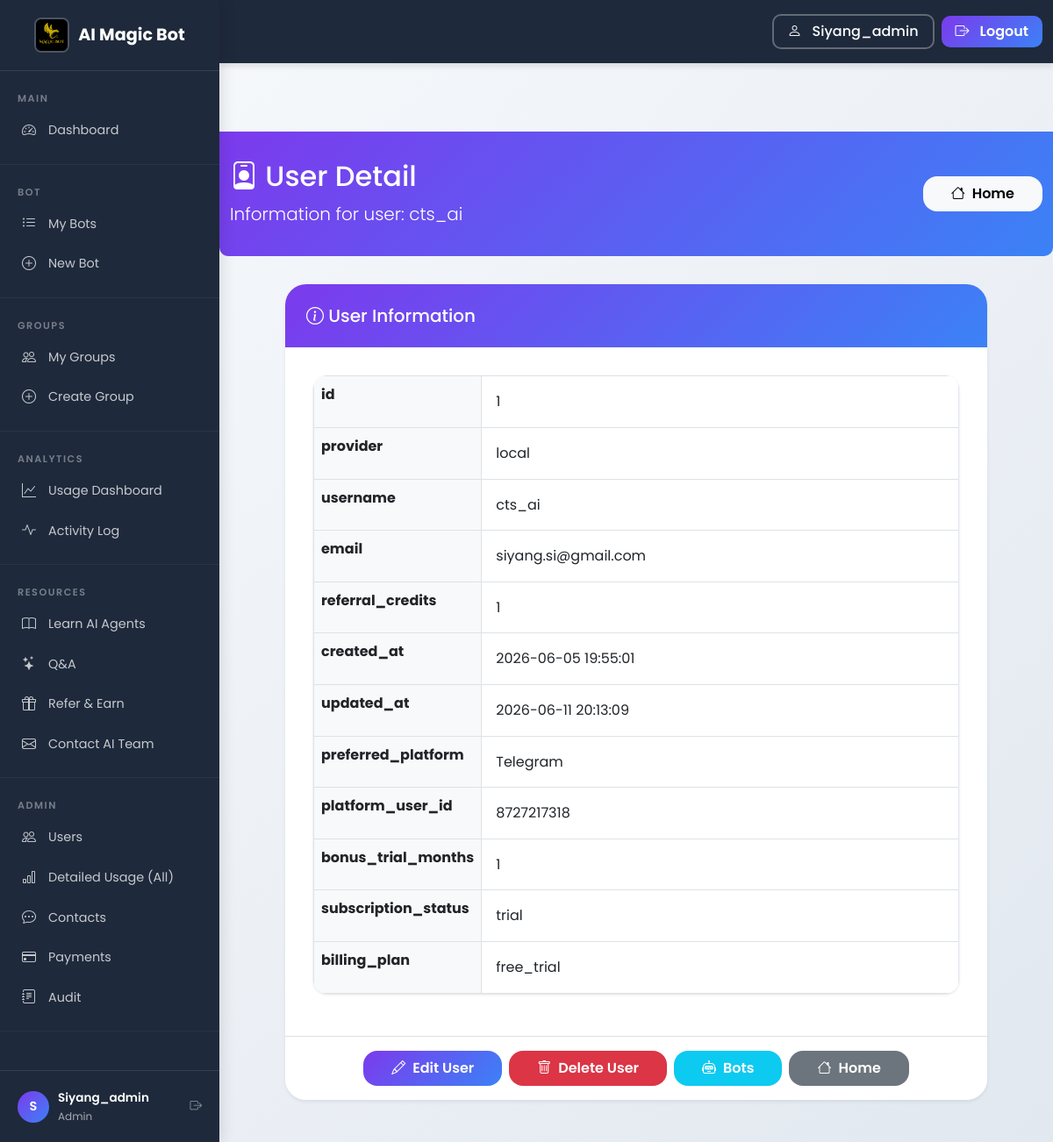
The page /users/1 (signed in) on the database its author committed.
### tables this page shows
CREATE TABLE "users" (id INTEGER PRIMARY KEY AUTOINCREMENT, provider TEXT NOT NULL DEFAULT 'local', provider_id TEXT UNIQUE, username TEXT NOT NULL UNIQUE, email TEXT UNIQUE, password_hash TEXT, referral_credits INTEGER DEFAULT 0, referral_badge TEXT DEFAULT NULL, created_at TIMESTAMP DEFAULT CURRENT_TIMESTAMP, updated_at TIMESTAMP DEFAULT CURRENT_TIMESTAMP, preferred_platform TEXT DEFAULT NULL, platform_user_id TEXT DEFAULT NULL, trial_started_at TIMESTAMP DEFAULT NULL, bonus_trial_months INTEGER DEFAULT 0, stripe_customer_id TEXT DEFAULT NULL, subscription_status TEXT DEFAULT 'trial', subscription_id TEXT DEFAULT NULL, billing_plan TEXT DEFAULT 'free_trial', trial_ended_at TIMESTAMP DEFAULT NULL);

### app_complete_with_groups.py (the view)
@app.route("/users/<int:user_id>")
@login_required
@admin_required_route
def user_detail(user_id):
    conn = get_db_connection()
    user = conn.execute("SELECT * FROM users WHERE id = ?", (user_id,)).fetchone()
    if not user:
        conn.close()
        flash("User not found", "error")
        return redirect(url_for('users_list'))
    role_row = conn.execute("SELECT r.name FROM roles r JOIN user_roles ur ON r.id = ur.role_id WHERE ur.user_id = ?", (user_id,)).fetchone()
    user_role = role_row['name'] if role_row else 'customer'
    conn.close()
    return render_template("user_detail.html", user=user, user_role=user_role, username=session.get("username"), role=session.get("role"))

### app_complete_with_groups.py (called while the page is built, shortened)
@app.context_processor
def inject_trial_notification():
    return {}

@app.context_processor
def inject_random_background():
    import random
    background_images = [
        '/static/AI_IMG1.jpeg',
        '/static/AI_IMG_2.jpeg',
        '/static/AI_IMG_3.jpeg',
        '/static/AI_IMG_4.jpeg'
    ]
    random_bg = random.choice(background_images)
    return {
        'random_background': random_bg,
        'all_backgrounds': background_images,
        'is_admin': session.get('role') == 'admin'
    }

def admin_required_route(f):
    from functools import wraps
    @wraps(f)
    def decorated_function(*args, **kwargs):
        if session.get('role', 'customer') != 'admin':
            flash("Admin privileges required to access this page.", "error")
            return redirect(url_for('index'))
        return f(*args, **kwargs)
    return decorated_function

@app.after_request
def _log_access(response):
    if hasattr(request, "method") and hasattr(request, "path"):
        _access_logger.info(
            '%s %s %s %s',
            request.remote_addr or "-",
            request.method,
            request.full_path if hasattr(request, "full_path") else request.path,
            response.status_code,
        )
    return response

    def __call__(self, environ, start_response):
        environ['wsgi.url_scheme'] = 'https'
        return super().__call__(environ, start_response)

### db.py (called while the page is built)
def _sqlite_conn():
    import sqlite3
    db_path = Path(__file__).parent / "users.db"
    conn = sqlite3.connect(str(db_path), timeout=10)
    conn.row_factory = sqlite3.Row
    conn.execute("PRAGMA journal_mode=WAL")
    conn.execute("PRAGMA busy_timeout = 5000")
    conn.execute("PRAGMA synchronous = NORMAL")
    conn.execute("PRAGMA foreign_keys = ON")
    return conn

def get_conn():
    if USE_PG:
        return _pg_conn()
    return _sqlite_conn()

### group_collaboration_ui.py (called while the page is built)
def login_required(f):
    @wraps(f)
    def decorated_function(*args, **kwargs):
        if "user_id" not in session:
            flash("Please log in to access this page.", "error")
            return redirect(url_for("signin_local"))
        return f(*args, **kwargs)
    return decorated_function

### templates/user_detail.html (shortened to what this page needs)
<!DOCTYPE html>
<html lang="en">
<head>
    <link href="https://cdn.jsdelivr.net/npm/bootstrap@5.1.3/dist/css/bootstrap.min.css" rel="stylesheet">
    <link rel="stylesheet" href="{{ url_for('static', filename='css/shared.css') }}">
    <link rel="stylesheet" href="https://cdn.jsdelivr.net/npm/bootstrap-icons@1.8.1/font/bootstrap-icons.css">
</head>
<body class="sidebar-layout">
    {% with active_page='users' %}
    {% include '_sidebar.html' %}
<div class="sidebar-content">
    {% endwith %}
    <div class="page-header">
        <div class="container">
            <div class="d-flex justify-content-between align-items-center">
                <div>
                    <h2><i class="bi bi-person-badge"></i> User Detail</h2>
                    <p class="lead mb-0">Information for user: {{ user.username }}</p>
                </div>
                <a href="/" class="btn btn-light"><i class="bi bi-house"></i> Home</a>
            </div>
        </div>
    </div>
    <div class="container mb-5">
        <div class="card shadow-sm max-w-lg mx-auto" style="max-width: 800px;">
            <div class="card-header bg-light">
                <h5 class="mb-0"><i class="bi bi-info-circle"></i> User Information</h5>
            </div>
            <div class="card-body">
                <table class="table table-bordered">
                    <tbody>
                        {% for key in user.keys() %}
                        <tr>
                            {% if key != 'password_hash' and user[key] %}
                                <th class="w-25 bg-light">{{ key }}</th>
                                <td>
                                    {{ user[key] or 'N/A' }}
                                </td>
                            {% endif %}
                        </tr>
                        {% endfor %}
                    </tbody>
                </table>
            </div>
            <div class="card-footer bg-white d-flex gap-2 justify-content-center py-3">
                <a href="/users/{{ user.id }}/edit" class="btn btn-primary"><i class="bi bi-pencil"></i> Edit User</a>
                <a href="/users/{{ user.id }}/delete" class="btn btn-danger" onclick="return confirm('Are you sure you want to delete this user?');"><i class="bi bi-trash"></i> Delete User</a>
                <a href="/users/{{ user.id }}/bots" class="btn btn-info text-white"><i class="bi bi-robot"></i> Bots</a>
                <a href="/" class="btn btn-secondary"><i class="bi bi-house"></i> Home</a>
            </div>
        </div>
    </div>
</div>
</body>
</html>

### static/css/shared.css (style rules this page uses)
:root { --primary-color: #7c3aed; --secondary-color: #3b82f6; --accent-color: #f59e0b; --success-color: #10b981; --danger-color: #ef4444; --warning-color: #f59e0b; --info-color: #3b82f6; --dark-color: #1e293b; --light-color: #f8fafc; --gray-100: #f1f5f9; --gray-200: #e2e8f0; --gray-300: #cbd5e1; --gray-400: #94a3b8; --gray-500: #64748b; --gray-600: #475569; --gray-700: #334155; --gray-800: #1e293b; --gray-900: #0f172a; --body-bg: linear-gradient(135deg, #f8fafc 0%, #e2e8f0 100%); --card-bg: white; --text-color: var(--dark-color); --text-light: var(--gray-600); --text-muted: var(--gray-500); --border-color: var(--gray-300); --spacing-xs: 0.25rem; --spacing-sm: 0.5rem; --spacing-md: 1rem; --spacing-lg: 1.5rem; --spacing-xl: 2rem; --spacing-2xl: 3rem; --spacing-3xl: 4rem; --radius-sm: 0.25rem; --radius-md: 0.5rem; --radius-lg: 1rem; --radius-xl: 1.5rem; --radius-2xl: 2rem; --shadow-sm: 0 1px 3px rgba(0, 0, 0, 0.12); --shadow-md: 0 4px 6px rgba(0, 0, 0, 0.1); --shadow-lg: 0 10px 25px rgba(0, 0, 0, 0.15); --shadow-xl: 0 20px 40px rgba(0, 0, 0, 0.2); --shadow-2xl: 0 25px 50px rgba(0, 0, 0, 0.25); --transition-fast: 0.15s ease; --transition-normal: 0.3s ease; --transition-slow: 0.5s ease; --transition-bounce: cubic-bezier(0.175, 0.885, 0.32, 1.275); }
* { font-family: 'Poppins', -apple-system, BlinkMacSystemFont, 'Segoe UI', Roboto, 'Helvetica Neue', Arial, sans-serif; box-sizing: border-box; }
body { background: var(--body-bg); color: var(--text-color); line-height: 1.6; min-height: 100vh; overflow-x: hidden; }
a { color: var(--primary-color); text-decoration: none; transition: color var(--transition-fast); }
.btn { border-radius: var(--radius-lg); font-weight: 600; padding: var(--spacing-sm) var(--spacing-xl); transition: all var(--transition-normal); border: none; display: inline-flex; align-items: center; justify-content: center; gap: var(--spacing-sm); }
.btn-primary { background: linear-gradient(135deg, var(--primary-color), var(--secondary-color)); border: none; color: white; }
.card { border: none; border-radius: var(--radius-xl); box-shadow: var(--shadow-md); transition: all var(--transition-normal); background: var(--card-bg); overflow: hidden; }
.card-header { background: linear-gradient(135deg, var(--primary-color), var(--secondary-color)); color: white; border: none; padding: var(--spacing-lg); font-weight: 600; }
.card-body { padding: var(--spacing-xl); }
.table { border-radius: var(--radius-lg); overflow: hidden; box-shadow: var(--shadow-sm); }
.table tbody tr { transition: background-color var(--transition-fast); }
.table td { padding: var(--spacing-md); vertical-align: middle; border-color: var(--gray-200); }
.page-header { background: linear-gradient(135deg, var(--primary-color) 0%, var(--secondary-color) 100%); color: white; padding: 2rem 0; margin-bottom: 2rem; border-radius: 0 0 10px 10px; }
body.sidebar-layout { padding-left: 250px; transition: padding-left var(--transition-normal); min-height: 100vh; }
.sidebar-content { padding-top: 20px; }
.sidebar-content { margin-left: 0; padding-top: 70px; min-height: 100vh; }
.sidebar-content .page-header { margin-top: 0; }

### rows shown on the page
users: username "cts_ai", id "1" "local" "cts_ai" "siyang.si@gmail.com" "1" "2026-06-05 19:55:01" "2026-06-11 20:13:09" "Telegram" "8727217318" "1" "trial" "free_trial"

### other values the page prints
{{ username }} "Siyang_admin"
{{ username[:1].upper() if username else 'U' }} "S"
{{ role|title if role else 'User' }} "Admin"
{{ key }} "id" "provider" "username" "email" "referral_credits" "created_at" "updated_at" "preferred_platform" "platform_user_id" "bonus_trial_months" "subscription_status" "billing_plan"
